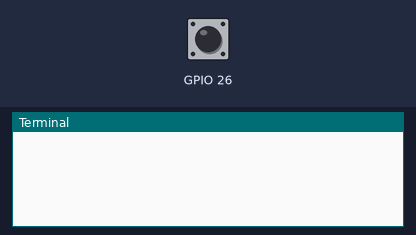
The program below on a simulated Raspberry Pi (BCM pin numbers). Parts: the last lines printed to the terminal. The inputs (shaded band) are chosen by the test bench; at power-on: GPIO 26 LOW.

Above: at 1.2 s.
1.3 s: GPIO 26 pulled HIGH for 0.15 s
At 2.2 s:
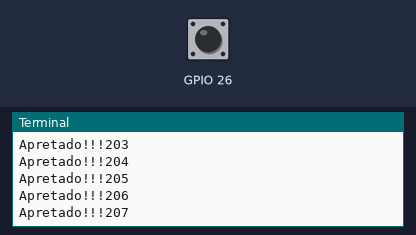
2.9 s: GPIO 26 pulled HIGH for 1 s
At 4.6 s:
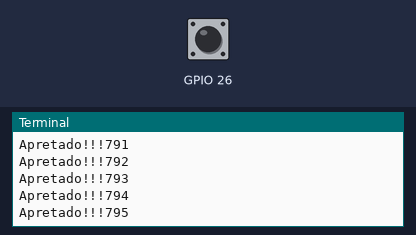
5.4 s: GPIO 26 pulled HIGH for 0.15 s
At 6.5 s:
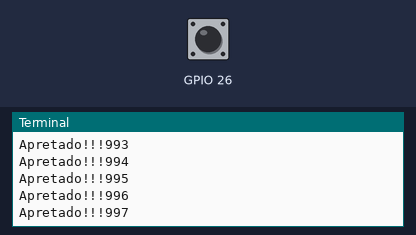
Timing chart, 0 to 8.4 s (numbered marks = the images above; inputs shaded):
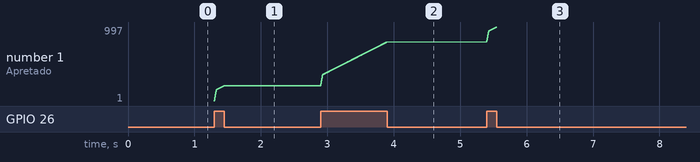

Measured:
- after the input at 1.3 s, the terminal: prints a new line at once (image 1)

The program:

hibutton.py
```python
# EJEMPLO DE BLINKING CON RASPBERRY PI
# Escrito por Gl4r3
import RPi.GPIO as GPIO  # importamos la libreria y cambiamos su nombre por "GPIO"
import time  # necesario para los delays

# establecemos el sistema de numeracion que queramos, en mi caso BCM
GPIO.setmode(GPIO.BCM)

# configuramos el pin GPIO17 como una salida
# GPIO.setup(26, GPIO.IN)
GPIO.setup(26, GPIO.IN, pull_up_down=GPIO.PUD_DOWN)
counter = 1

while True:
    if GPIO.input(26):
        print("Apretado!!!" + str(counter))
        counter = counter+1

GPIO.cleanup()  # devuelve los pines a su estado inicial
```
